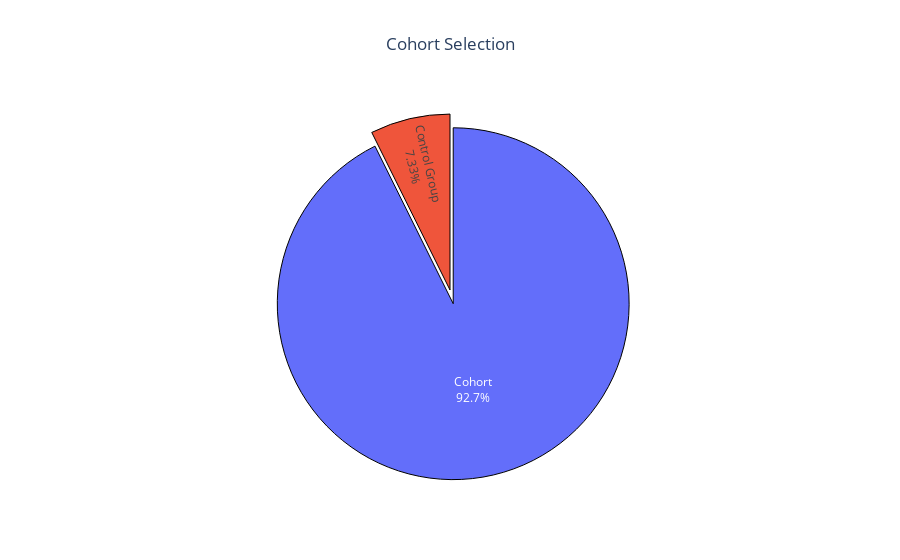

Notebook code cell kept with this figure:
### Code cell
pie_plot(
    labels = ["Cohort", "Control Group"], 
    values = [cohort_members, control_members],
    title = "Cohort Selection", 
    pull = [0.08, 0], 
)

### Figure 1 — Plotly figure (JSON) as saved in the notebook; plotly's stock layout.template omitted (floating-point values rounded to 4 significant figures)
{"data": [{"hovertemplate": "<b>%{label}</b><br>Count: %{value}<br>Percent: %{percent}", "labels": ["Cohort", "Control Group"], "marker": {"line": {"color": "#000000", "width": 1}}, "pull": [0.08, 0], "textinfo": "label+percent", "type": "pie", "values": [9248, 732]}], "layout": {"showlegend": false, "title": {"text": "Cohort Selection", "x": 0.5}}}
